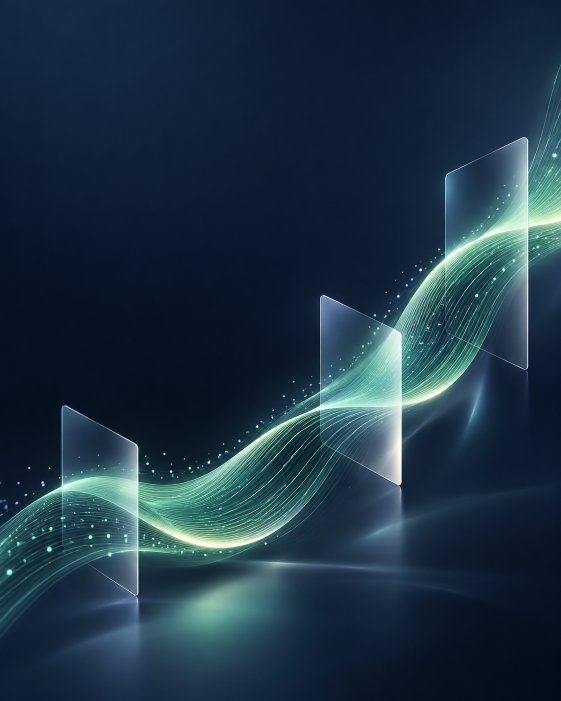
#> input picture assets/social/abstract-data-ribbon.png, 1122 x 1402 px (shown at 1/2 size)
$ python build_social_visuals.py
#> lines starting #> are read from the running program, lines starting #| are printed output that depends on the picture
#> in base_portrait, art is the input picture: PIL image 1122x1402 RGB; mean R, G, B 29.3, 51.6, 68.1
from pathlib import Path
from PIL import Image, ImageDraw, ImageEnhance, ImageFilter, ImageFont


ROOT = Path(__file__).resolve().parents[1]
OUT = ROOT / "assets" / "social"
NAVY = "#0B1420"
NAVY_2 = "#121F2F"
CARD = "#19283A"
WHITE = "#F3F7FA"
MUTED = "#A9B7C6"
MINT = "#A4EACB"
BLUE = "#8EA2FF"
LINE = "#2C3D51"


# [11 lines left out: function font, not called in this run]


def fit_cover(im, size):
#> called with size = (1080, 1350)
    target_w, target_h = size
    scale = max(target_w / im.width, target_h / im.height)
#> scale = 0.963
    resized = im.resize((round(im.width * scale), round(im.height * scale)), Image.Resampling.LANCZOS)
    left = (resized.width - target_w) // 2
#> left = 0
    top = (resized.height - target_h) // 2
#> top = 0
    return resized.crop((left, top, left + target_w, top + target_h))


# [16 lines left out: functions rounded_mask, paste_rounded, not called in this run]


def wordmark(canvas, x, y, width=286):
    logo = Image.open(OUT.parent / ".." / "public" / "assets" / "tickr-digest-logo.png") if False else Image.open(ROOT / "public" / "assets" / "tickr-digest-logo.png")
    logo = logo.convert("RGBA")
    height = round(width * logo.height / logo.width)
    canvas.alpha_composite(logo.resize((width, height), Image.Resampling.LANCZOS), (x, y))


# [22 lines left out: functions wrap, text_block, not called in this run]


def base_portrait(use_art=True):
    if use_art:
        art = Image.open(OUT / "abstract-data-ribbon.png").convert("RGB")
        art = fit_cover(art, (1080, 1350))
        art = ImageEnhance.Brightness(art).enhance(0.68)
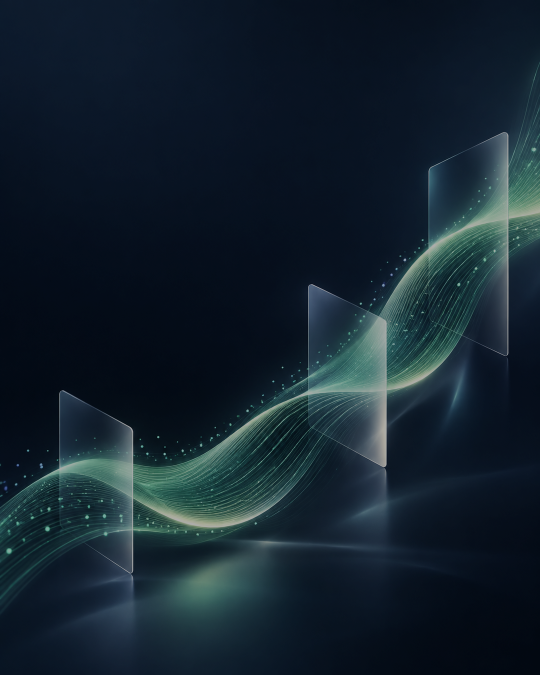
#> art: PIL image 1080x1350 RGB (shown at 1/2 size); mean R, G, B 19.4, 34.6, 45.8
        overlay = Image.new("RGBA", art.size, (5, 15, 27, 90))
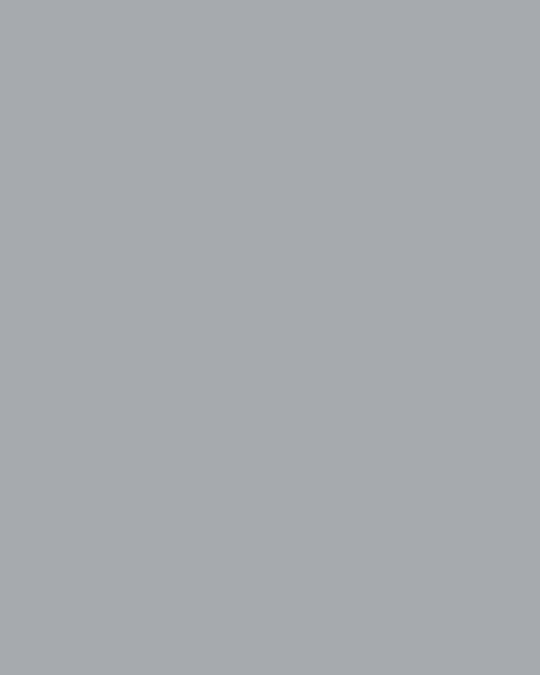
#> overlay: PIL image 1080x1350 RGBA (shown at 1/2 size); mean R, G, B, A 5, 15, 27, 90; transparent parts drawn white
        art = Image.alpha_composite(art.convert("RGBA"), overlay)
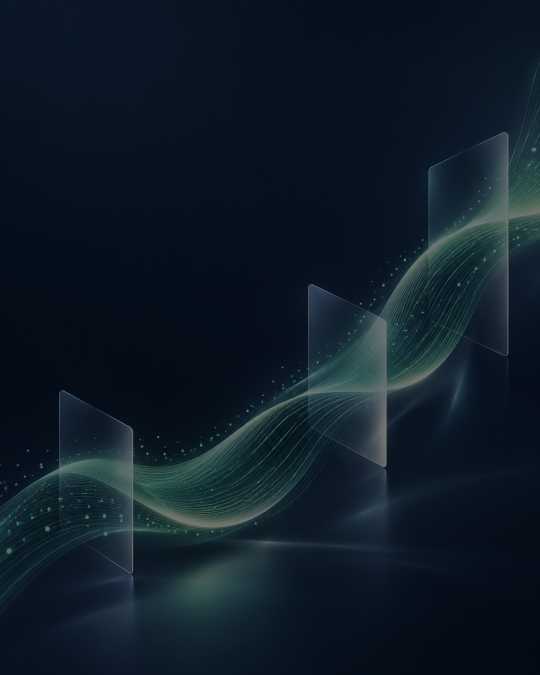
#> art: PIL image 1080x1350 RGBA (shown at 1/2 size); mean R, G, B, A 14.4, 27.7, 39.2, 255
        return art
    return Image.new("RGBA", (1080, 1350), NAVY)


# [7 lines left out: function pill, not called in this run]


def build_ig_hero():
    canvas = base_portrait(True)
    draw = ImageDraw.Draw(canvas)
    wordmark(canvas, 64, 54, 282)
    draw.text((64, 190), "YOUR PERSONAL STOCK DASHBOARD", font=font(22, "bold"), fill=BLUE, spacing=2)
    draw.text((64, 238), "Follow your stocks.", font=font(76, "bold"), fill=WHITE)
    draw.text((64, 322), "See the whole picture.", font=font(70, "serif"), fill=MINT)
    text_block(draw, (66, 420), "Market moves, price landmarks, earnings, financial health, AI context and company news — in one clear view.", font(29), MUTED, 750, 9)

    shot = Image.open(OUT / "current-home-1080x1350.png").convert("RGB")
    crop = shot.crop((550, 145, 1055, 1015))
    paste_rounded(canvas, crop, (485, 575, 520, 700), radius=30)

    draw.rounded_rectangle((64, 1125, 428, 1198), radius=18, fill=MINT)
    draw.text((96, 1145), "Start for free  ↗", font=font(30, "bold"), fill=NAVY)
    draw.text((64, 1240), "mydailydigest.online", font=font(27, "bold"), fill=WHITE)
    draw.text((64, 1290), "Information, not investment advice.", font=font(18), fill=MUTED)
    canvas.convert("RGB").save(OUT / "tickr-instagram-01-bigger-picture.png", quality=95)


# [55 lines left out: functions build_ig_signals, build_linkedin, not called in this run]


if __name__ == "__main__":
    OUT.mkdir(parents=True, exist_ok=True)
#> (the run stopped early here; a loop or call above may not have finished)
